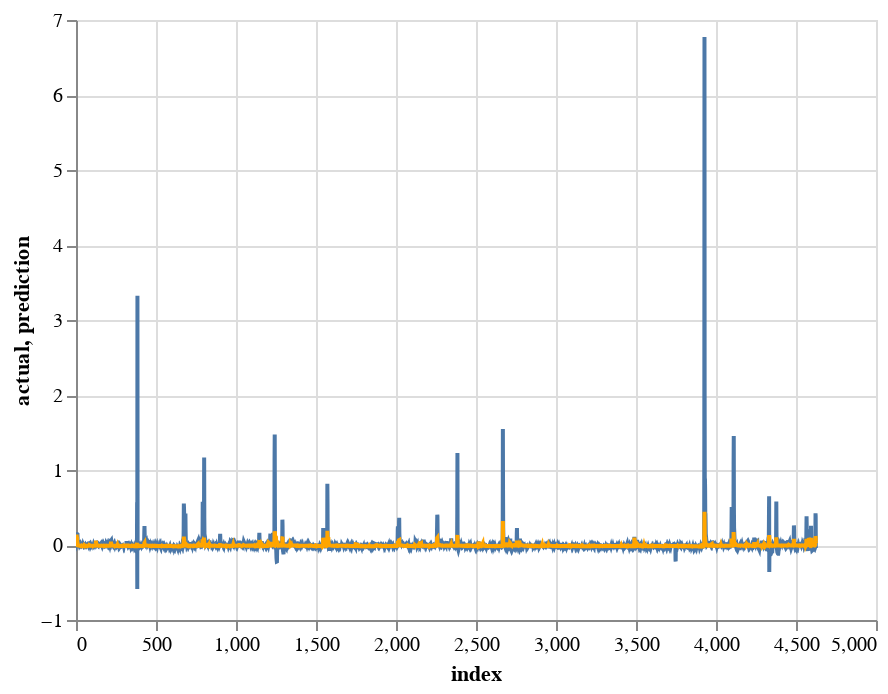

The notebook cell this image was saved under:
### Code cell
base = alt.Chart(compare_df.reset_index()[0:5000]).encode(
    x="index:Q"
)

(base.mark_line().encode(
    y="actual:Q"
) + base.mark_line(color="orange").encode(
    y="prediction:Q"
)).interactive()

### Figure 1 — Vega-Lite specification as saved in the notebook (floating-point values rounded to 4 significant figures; data arrays with more than 128 entries replaced by an {"elided": "..."} marker saying what was removed)
{"config": {"view": {"continuousWidth": 400, "continuousHeight": 300}}, "layer": [{"mark": "line", "encoding": {"x": {"field": "index", "type": "quantitative"}, "y": {"field": "actual", "type": "quantitative"}}, "selection": {"selector055": {"type": "interval", "bind": "scales", "encodings": ["x", "y"]}}}, {"mark": {"type": "line", "color": "orange"}, "encoding": {"x": {"field": "index", "type": "quantitative"}, "y": {"field": "prediction", "type": "quantitative"}}}], "data": {"name": "data-6386c01d5f31dfd6abadc0458778cc1a"}, "$schema": "https://vega.github.io/schema/vega-lite/v4.17.0.json", "datasets": {"data-6386c01d5f31dfd6abadc0458778cc1a": {"elided": "4626 records"}}}
